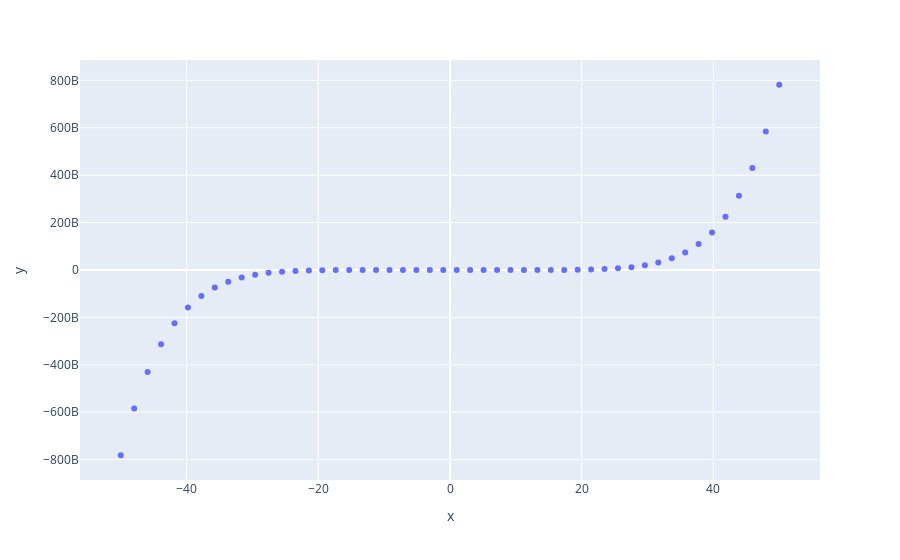

The code cell stored with this chart in its notebook:
### Code cell
import numpy as np
import plotly.express as px

# x-axis data points
x = np.linspace(start=-50, stop=50)

# y-axis data points
y = x ** 5 + x ** 7

# define the plot
fig = px.scatter(x=x, y=y)

fig.show()
